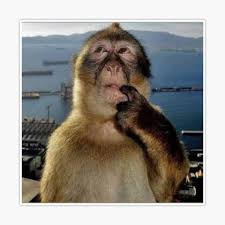
#> input picture final/monkey.jpeg, 225 x 225 px
$ python image_denoising.py
#> lines starting #> are read from the running program, lines starting #| are printed output that depends on the picture
import numpy as np
import matplotlib.pyplot as plt
from skimage import io, color, transform
from scipy.sparse import eye, kron, diags, tril
from scipy.sparse.linalg import spsolve, spsolve_triangular

# ── 1. Load & resize ──────────────────────────────────────────────────────────
image = io.imread("monkey.jpeg")
#> image is the input picture: shape (225, 225, 3); mean R, G, B 152.9, 149.1, 143.4
image = transform.resize(image, (128, 128), anti_aliasing=True)
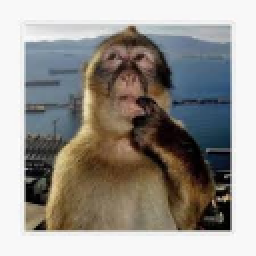
#> image: shape (128, 128, 3) float64 (shown 2 times larger); mean R, G, B 0.6, 0.585, 0.563
gray  = color.rgb2gray(image)
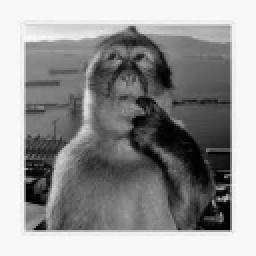
#> gray: shape (128, 128) float64 (shown 2 times larger); min 0.000231, max 0.996, mean 0.587

# ── 2. Add noise ──────────────────────────────────────────────────────────────
np.random.seed(42)
noisy = gray + 0.15 * np.random.randn(*gray.shape)
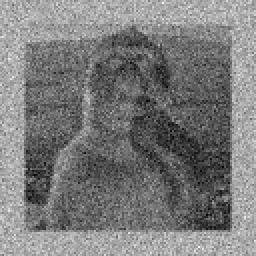
#> noisy: shape (128, 128) float64 (shown 2 times larger); min -0.408, max 1.64, mean 0.587; drawn with min black and max white
noisy = np.clip(noisy, 0, 1)
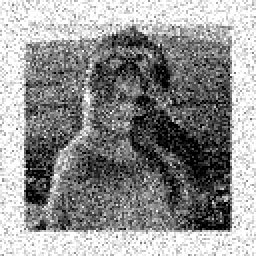
#> noisy: shape (128, 128) float64 (shown 2 times larger); min 0, max 1, mean 0.574

# ── 3. Build sparse system  M = I + λL ────────────────────────────────────────
H, W = gray.shape
#> H = 128; W = 128
Dh = kron(eye(H), diags([-np.ones(W-1), np.ones(W-1)], [0, 1], shape=(W-1, W)))
Dv = kron(diags([-np.ones(H-1), np.ones(H-1)], [0, 1], shape=(H-1, H)), eye(W))
L  = Dh.T @ Dh + Dv.T @ Dv

lam = 3.0
M   = eye(H * W) + lam * L
b   = noisy.flatten()
#> b = 16384 values, max 1 at index 0, min 0 at index 2744, mean 0.574


# ── 4. Solvers ────────────────────────────────────────────────────────────────

def jacobi(M, b, max_iter=500, tol=1e-5):
    d = M.diagonal()
    R = M - diags(d)
    x = b.copy()
    residuals = []
    for _ in range(max_iter):
        x   = (b - R @ x) / d
        res = np.linalg.norm(M @ x - b)
        residuals.append(res)
        if res < tol:
            break
    return x, residuals


def gauss_seidel(M, b, max_iter=500, tol=1e-5):
    M_csr = M.tocsr()
    L_tri = tril(M_csr).tocsr()
    U_tri = (M_csr - L_tri).tocsr()
    x = b.copy()
    residuals = []
    for _ in range(max_iter):
        x   = spsolve_triangular(L_tri, b - U_tri @ x, lower=True)
        res = np.linalg.norm(M_csr @ x - b)
        residuals.append(res)
        if res < tol:
            break
    return x, residuals


# ── 5. Run all three ──────────────────────────────────────────────────────────
print("Running Jacobi ...")
x_jacobi, res_jacobi = jacobi(M, b)
#> in jacobi, `x = b.copy()`: x has the same summary as b outside jacobi
#> the loop in jacobi, `for _ in range(max_iter):` made 174 passes
#> res on passes 1 to 3: 115.9, 82.83, 64.78
#> after the loop in jacobi, `for _ in range(max_iter):`: residuals = 174 values, max 115.9 at index 0, min 9.82e-06 at index 173, mean 3.99; x = 16384 values, max 0.961 at index 106, min 0.0597 at index 10980, mean 0.574
#> x_jacobi has the same summary as x in jacobi; res_jacobi has the same summary as residuals in jacobi

print("Running Gauss-Seidel ...")
x_gs, res_gs = gauss_seidel(M, b)
#> in gauss_seidel, `x = b.copy()`: x has the same summary as b outside gauss_seidel
#> the loop in gauss_seidel, `for _ in range(max_iter):` made 72 passes
#> res on passes 1 to 12: 63.79, 22.33, 9.52, 5.06, 3.19, 2.21, 1.61, 1.21, 0.925, 0.719, 0.564, 0.447
#> after the loop in gauss_seidel, `for _ in range(max_iter):`: residuals = 72 values, max 63.79 at index 0, min 9.15e-06 at index 71, mean 1.58
#> x_gs has the same summary as x in jacobi; res_gs has the same summary as residuals in gauss_seidel

print("Running Direct (Gaussian Elimination) ...")
x_direct = spsolve(M, b)
#> x_direct has the same summary as x in jacobi

print(f"\nJacobi         : {len(res_jacobi)} iters   residual = {res_jacobi[-1]:.2e}")
#| Jacobi         : 174 iters   residual = 9.82e-06
print(f"Gauss-Seidel   : {len(res_gs)} iters   residual = {res_gs[-1]:.2e}")
#| Gauss-Seidel   : 72 iters   residual = 9.15e-06
print(f"Direct (GE)    : residual = {np.linalg.norm(M @ x_direct - b):.2e}")
#| Direct (GE)    : residual = 1.87e-13


# ── 6. Plot: Original | Noisy | Jacobi | Gauss-Seidel | Direct ───────────────
fig, axes = plt.subplots(1, 5, figsize=(22, 4))
imgs   = [
    gray,
    noisy,
    x_jacobi.reshape(H, W),
    x_gs.reshape(H, W),
    x_direct.reshape(H, W),
]
titles = [
    "Original",
    "Corrupted\n(noisy)",
    f"Jacobi\n({len(res_jacobi)} iterations)",
    f"Gauss-Seidel\n({len(res_gs)} iterations)",
    "Direct\n(Gaussian Elimination)",
]
for ax, img, title in zip(axes, imgs, titles):
    ax.imshow(np.clip(img, 0, 1), cmap="gray", vmin=0, vmax=1)
    ax.set_title(title, fontsize=11)
    ax.axis("off")
#> this loop made 5 passes
#> title on pass 1: 'Original'
plt.suptitle("Image Denoising — Solving  (I + λL) x = b", fontsize=13, y=1.02)
plt.tight_layout()
plt.savefig("../images/denoising_comparison.png", dpi=150, bbox_inches="tight")
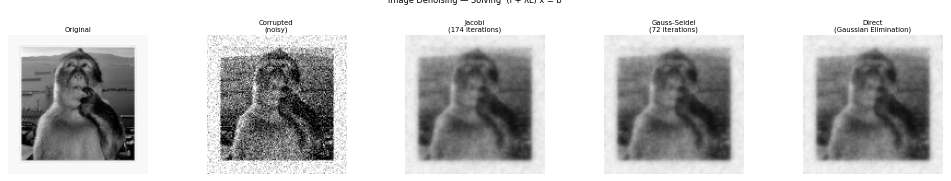
#> figure drawn by matplotlib, 5 panels
plt.show()


# ── 7. Convergence plot ───────────────────────────────────────────────────────
plt.figure(figsize=(9, 5))
plt.semilogy(res_jacobi, label=f"Jacobi  ({len(res_jacobi)} iters)")
plt.semilogy(res_gs,     label=f"Gauss-Seidel  ({len(res_gs)} iters)")
plt.xlabel("Iteration")
plt.ylabel("Residual  ‖Mx − b‖")
plt.title("Convergence of Iterative Solvers")
plt.legend()
plt.grid(True, which="both", alpha=0.4)
plt.tight_layout()
plt.savefig("../images/denoising_convergence.png", dpi=150)
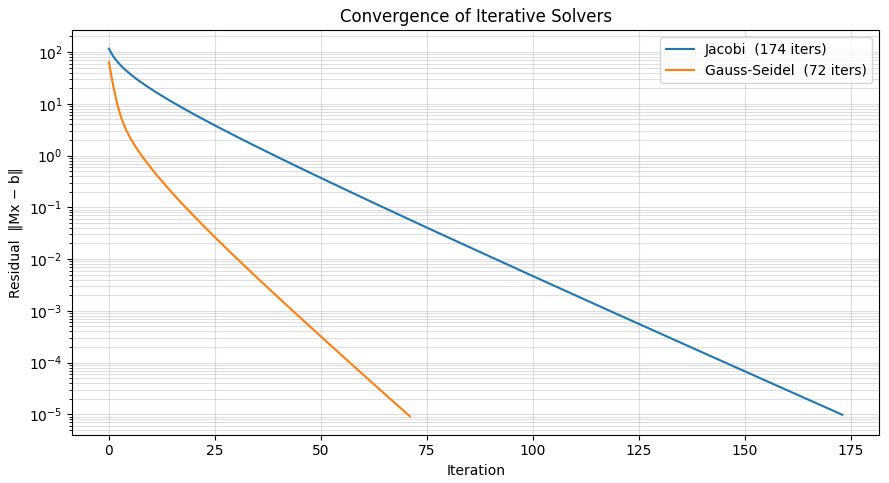
#> figure drawn by matplotlib, 1 panel; curve peaks at x = 0, y = 115.9; curve peaks at x = 0, y = 63.79
plt.show()


# ── 8. Condition number demo — effect of λ ────────────────────────────────────
lam_values  = [0.1, 1.0, 3.0, 10.0]
fig, axes   = plt.subplots(1, len(lam_values) + 1, figsize=(20, 4))
axes[0].imshow(noisy, cmap="gray", vmin=0, vmax=1)
axes[0].set_title("Noisy input", fontsize=11)
axes[0].axis("off")
for ax, lv in zip(axes[1:], lam_values):
    M_lv = eye(H * W) + lv * L
    x_lv = spsolve(M_lv, b)
    ax.imshow(np.clip(x_lv.reshape(H, W), 0, 1), cmap="gray", vmin=0, vmax=1)
    ax.set_title(f"λ = {lv}", fontsize=11)
    ax.axis("off")
plt.suptitle("Effect of λ  (small = noisy,  large = over-smoothed)", fontsize=13, y=1.02)
plt.tight_layout()
plt.savefig("../images/denoising_lambda.png", dpi=150, bbox_inches="tight")
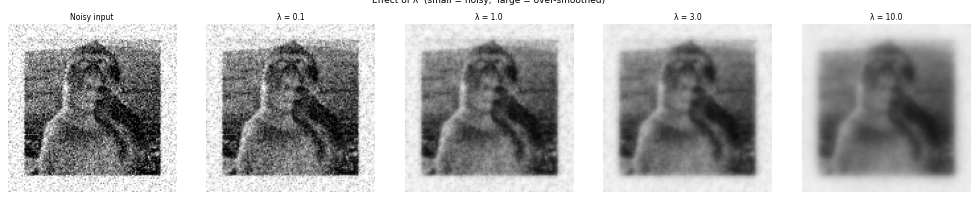
#> figure drawn by matplotlib, 5 panels
plt.show()

$ run again, with final/image.png saved as final/monkey.jpeg
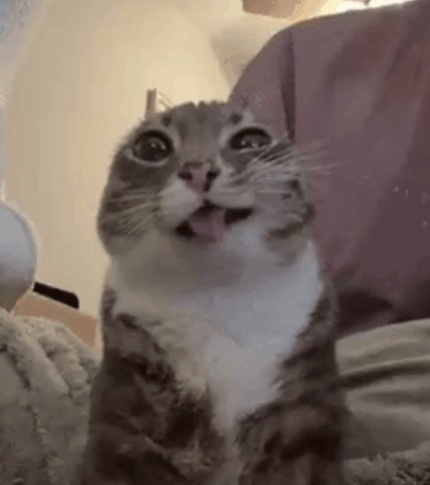
#> input picture final/image.png, 430 x 485 px
#> image is the input picture: shape (485, 430, 3); mean R, G, B 117.3, 103.3, 94.7
#> image: shape (128, 128, 3) float64
#> `noisy = np.clip(noisy, 0, 1)`:
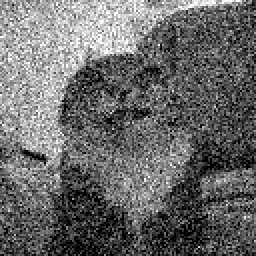
#> noisy: shape (128, 128) float64 (shown 2 times larger); min 0, max 1, mean 0.417
#> b = 16384 values, max 1 at index 71, min 0 at index 382, mean 0.417
#> in jacobi, `x = b.copy()`: x has the same summary as b outside jacobi
#> the loop in jacobi, `for _ in range(max_iter):` made 175 passes
#> res on passes 1 to 3: 127.7, 91.79, 72.08
#> after the loop in jacobi, `for _ in range(max_iter):`: residuals = 175 values, max 127.7 at index 0, min 9.89e-06 at index 174, mean 4.44; x = 16384 values, max 0.855 at index 2609, min 0.0766 at index 15783, mean 0.417
#> x_jacobi has the same summary as x in jacobi; res_jacobi has the same summary as residuals in jacobi
#> in gauss_seidel, `x = b.copy()`: x has the same summary as b outside gauss_seidel
#> the loop in gauss_seidel, `for _ in range(max_iter):` made 69 passes
#> res on passes 1 to 8: 69.23, 23.41, 9.22, 4.39, 2.5, 1.61, 1.11, 0.808
#> after the loop in gauss_seidel, `for _ in range(max_iter):`: residuals = 69 values, max 69.23 at index 0, min 8.99e-06 at index 68, mean 1.67
#> x_gs has the same summary as x in jacobi; res_gs has the same summary as residuals in gauss_seidel
#> x_direct has the same summary as x in jacobi
#| Jacobi         : 175 iters   residual = 9.89e-06
#| Gauss-Seidel   : 69 iters   residual = 8.99e-06
#| Direct (GE)    : residual = 1.42e-13
#> the loop `for ax, img, title in zip(axes, imgs, titles):` made 5 passes
#> title on pass 1: 'Original'
#> `plt.savefig("../images/denoising_convergence.png", dpi=150)`:
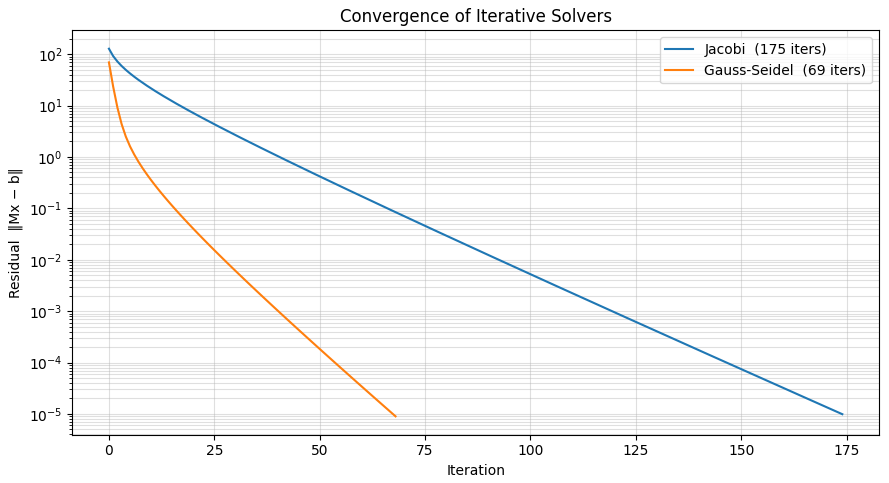
#> figure drawn by matplotlib, 1 panel; curve peaks at x = 0, y = 127.7; curve peaks at x = 0, y = 69.23
